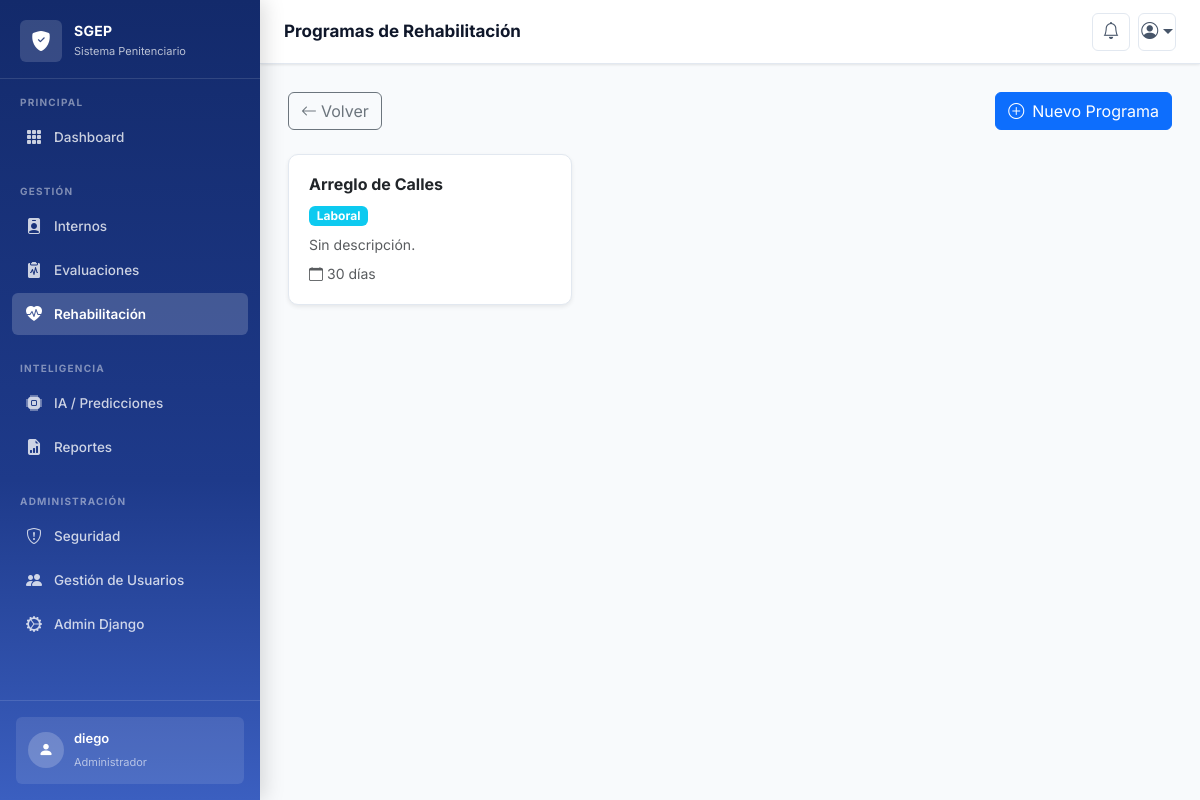
The page /rehabilitacion/programas/ (signed in) on the database its author committed.
### apps/auth_app/models.py (models this page shows, shortened)
class Usuario(AbstractUser):
    id = models.UUIDField(primary_key=True, default=uuid.uuid4, editable=False)
    cedula = models.CharField(max_length=20, unique=True, null=True, blank=True)
    rol = models.ForeignKey(Rol, on_delete=models.PROTECT, related_name='usuarios')
    activo = models.BooleanField(default=True)
    bloqueado = models.BooleanField(default=False)
    razon_bloqueo = models.TextField(blank=True)
    ultimo_login = models.DateTimeField(null=True, blank=True)
    ultimo_login_ip = models.GenericIPAddressField(null=True, blank=True)
    intentos_fallidos = models.IntegerField(default=0)
    fecha_desbloqueo = models.DateTimeField(null=True, blank=True)
    debe_cambiar_password = models.BooleanField(default=False)
    fecha_cambio_password = models.DateTimeField(auto_now=True)
    telefono = models.CharField(max_length=20, blank=True)
    especialidad = models.CharField(max_length=100, blank=True)  # Para psicólogos
    centro_penitenciario = models.CharField(max_length=200, blank=True)
    creado_por = models.CharField(max_length=100, default='sistema')
    USERNAME_FIELD = 'username'
    REQUIRED_FIELDS = ['email', 'rol_id']
    class Meta:
        db_table = 'usuarios'
        verbose_name = 'Usuario'
        verbose_name_plural = 'Usuarios'
        ordering = ['first_name', 'last_name']

class Rol(models.Model):
    ROLE_CHOICES = (
        ('administrador', 'Administrador'),
        ('psicologo', 'Psicólogo'),
        ('director', 'Director de Centro'),
        ('auditoria', 'Auditoría'),
    )
    id = models.UUIDField(primary_key=True, default=uuid.uuid4, editable=False)
    nombre = models.CharField(max_length=50, choices=ROLE_CHOICES, unique=True)
    descripcion = models.TextField(blank=True)
    activo = models.BooleanField(default=True)
    permisos = models.ManyToManyField(Permission, blank=True)
    creado_en = models.DateTimeField(auto_now_add=True)
    actualizado_en = models.DateTimeField(auto_now=True)
    creado_por = models.CharField(max_length=100, default='sistema')
    class Meta:
        db_table = 'roles'
        ordering = ['nombre']
        verbose_name = 'Rol'
        verbose_name_plural = 'Roles'
        permissions = (
            ('ver_usuarios', 'Puede ver usuarios'),
            ('crear_usuario', 'Puede crear usuarios'),
            ('editar_usuario', 'Puede editar usuarios'),
            ('eliminar_usuario', 'Puede eliminar usuarios'),
            ('ver_auditoria', 'Puede ver auditoría'),
        )

### apps/rehabilitacion_app/models.py (models this page shows, shortened)
class ProgramaRehabilitacion(models.Model):
    TIPO_CHOICES = [
        ('educativo', 'Educativo'),
        ('laboral', 'Laboral'),
        ('psicologico', 'Psicológico'),
        ('deportivo', 'Deportivo'),
        ('artistico', 'Artístico'),
    ]
    id = models.UUIDField(primary_key=True, default=uuid.uuid4, editable=False)
    nombre = models.CharField(max_length=200, verbose_name='Nombre del programa')
    tipo = models.CharField(max_length=20, choices=TIPO_CHOICES, verbose_name='Tipo')
    descripcion = models.TextField(blank=True, verbose_name='Descripción')
    duracion_dias = models.PositiveIntegerField(default=30, verbose_name='Duración (días)')
    activo = models.BooleanField(default=True, verbose_name='Activo')
    creado_en = models.DateTimeField(auto_now_add=True)
    actualizado_en = models.DateTimeField(auto_now=True)
    class Meta:
        db_table = 'programas_rehabilitacion'
        verbose_name = 'Programa de rehabilitación'
        verbose_name_plural = 'Programas de rehabilitación'
        ordering = ['nombre']

### apps/rehabilitacion_app/views.py (the view)
# urls.py: path('programas/', views.ProgramaListWebView.as_view(), name='programas'),
class ProgramaListWebView(LoginRequiredMixin, View):
    def get(self, request):
        programas = ProgramaRehabilitacion.objects.filter(activo=True).order_by('nombre')
        return render(request, 'rehabilitacion/programas.html', {
            'titulo': 'Programas Disponibles',
            'programas': programas,
        })

### templates/rehabilitacion/programas.html (shortened to what this page needs)
{% extends 'base.html' %}
{% block page_title %}Programas de Rehabilitación{% endblock %}
{% block content %}
<div class="d-flex justify-content-between align-items-center mb-4">
  <a href="{% url 'rehabilitacion:lista' %}" class="btn btn-outline-secondary"><i class="bi bi-arrow-left me-1"></i>Volver</a>
  <a href="{% url 'rehabilitacion:programa_crear' %}" class="btn btn-primary"><i class="bi bi-plus-circle me-2"></i>Nuevo Programa</a>
</div>
<div class="row g-3">
  {% for p in programas %}
  <div class="col-md-6 col-lg-4">
    <div class="card shadow-sm h-100">
      <div class="card-body">
        <h6 class="fw-bold">{{ p.nombre }}</h6>
        <span class="badge bg-info mb-2">{{ p.get_tipo_display }}</span>
        <p class="text-muted small mb-2">{{ p.descripcion|truncatechars:100|default:"Sin descripción." }}</p>
        <div class="text-muted small"><i class="bi bi-calendar me-1"></i>{{ p.duracion_dias }} días</div>
      </div>
    </div>
  </div>
  {% empty %}
  <div class="col-12 text-center py-5 text-muted">
    <i class="bi bi-list-ul fs-1 d-block mb-3 opacity-25"></i>
    <p>No hay programas registrados.</p>
  </div>
  {% endfor %}
</div>
{% endblock %}

### templates/base.html (shortened to what this page needs)
<!DOCTYPE html>
<html lang="es" data-bs-theme="light">
<head>
    <link href="https://cdn.jsdelivr.net/npm/bootstrap@5.3.2/dist/css/bootstrap.min.css" rel="stylesheet">
    <link href="https://cdn.jsdelivr.net/npm/bootstrap-icons@1.11.3/font/bootstrap-icons.min.css" rel="stylesheet">
</head>
<body>
<aside class="sidebar" id="sidebar">
    <a href="{% url 'home' %}" class="sidebar-brand">
        <div class="sidebar-brand-icon">
            <i class="bi bi-shield-fill-check"></i>
        </div>
        <div class="sidebar-brand-text">
            <span>SGEP</span>
            <small>Sistema Penitenciario</small>
        </div>
    </a>
    <div class="sidebar-section">
        <div class="sidebar-section-title">Principal</div>
        <nav>
            <div class="nav-item-side">
                <a href="{% url 'dashboard:index' %}"
                   class="nav-link-side {% if request.resolver_match.namespace == 'dashboard' %}active{% endif %}">
                    <i class="bi bi-grid-3x3-gap-fill"></i> Dashboard
                </a>
            </div>
        </nav>
    </div>
    <div class="sidebar-section">
        <div class="sidebar-section-title">Gestión</div>
        <nav>
            <div class="nav-item-side">
                <a href="{% url 'internos:lista' %}"
                   class="nav-link-side {% if request.resolver_match.namespace == 'internos' %}active{% endif %}">
                    <i class="bi bi-person-badge-fill"></i> Internos
                </a>
            </div>
            <div class="nav-item-side">
                <a href="{% url 'evaluaciones:lista' %}"
                   class="nav-link-side {% if request.resolver_match.namespace == 'evaluaciones' %}active{% endif %}">
                    <i class="bi bi-clipboard2-pulse-fill"></i> Evaluaciones
                </a>
            </div>
            <div class="nav-item-side">
                <a href="{% url 'rehabilitacion:lista' %}"
                   class="nav-link-side {% if request.resolver_match.namespace == 'rehabilitacion' %}active{% endif %}">
                    <i class="bi bi-heart-pulse-fill"></i> Rehabilitación
                </a>
            </div>
        </nav>
    </div>
    <div class="sidebar-section">
        <div class="sidebar-section-title">Inteligencia</div>
        <nav>
            <div class="nav-item-side">
                <a href="{% url 'ia:lista' %}"
                   class="nav-link-side {% if request.resolver_match.namespace == 'ia' %}active{% endif %}">
                    <i class="bi bi-cpu-fill"></i> IA / Predicciones
                </a>
            </div>
            <div class="nav-item-side">
                <a href="{% url 'reportes:lista' %}"
                   class="nav-link-side {% if request.resolver_match.namespace == 'reportes' %}active{% endif %}">
                    <i class="bi bi-file-earmark-bar-graph-fill"></i> Reportes
                </a>
            </div>
        </nav>
    </div>
    <div class="sidebar-section">
        <div class="sidebar-section-title">Administración</div>
        <nav>
            <div class="nav-item-side">
                <a href="{% url 'seguridad:log-list' %}"
                   class="nav-link-side {% if request.resolver_match.namespace == 'seguridad' %}active{% endif %}">
                    <i class="bi bi-shield-exclamation"></i> Seguridad
                </a>
            </div>
            {% if user.is_superuser %}
            <div class="nav-item-side">
                <a href="{% url 'auth:usuarios_lista' %}"
                   class="nav-link-side {% if request.resolver_match.url_name and 'usuario' in request.resolver_match.url_name %}active{% endif %}">
                    <i class="bi bi-people-fill"></i> Gestión de Usuarios
                </a>
            </div>
            {% endif %}
            <div class="nav-item-side">
                <a href="{% url 'admin:index' %}" class="nav-link-side" target="_blank">
                    <i class="bi bi-gear-wide-connected"></i> Admin Django
                </a>
            </div>
        </nav>
    </div>
    <div class="sidebar-user">
        {% if user.is_authenticated %}
        <div class="sidebar-user-card">
            <div class="sidebar-user-avatar">
                <i class="bi bi-person-fill"></i>
            </div>
            <div class="sidebar-user-info">
                <span>{{ user.get_full_name|default:user.username }}</span>
                <small>
                    {% if user.rol %}{{ user.rol.get_nombre_display }}{% else %}Usuario{% endif %}
                </small>
            </div>
        </div>
        {% endif %}
    </div>
</aside>
<header class="topbar">
    <div class="topbar-title">
        {% block page_title %}Panel de Control{% endblock %}
    </div>
    <div class="topbar-actions">
        <button class="topbar-btn" title="Notificaciones" aria-label="Notificaciones">
            <i class="bi bi-bell"></i>
        </button>
        {% if user.is_authenticated %}
        <div class="dropdown">
            <button class="topbar-btn dropdown-toggle" data-bs-toggle="dropdown" aria-expanded="false" aria-label="Menú de usuario">
                <i class="bi bi-person-circle"></i>
            </button>
        </div>
        {% endif %}
    </div>
</header>
<main class="main-content">
    <div class="page-body">
        {% block content %}{% endblock %}
    </div>
</main>
</body>
</html>

### templates/base.html (style rules this page uses)
:root { --primary: #1e3a8a; --primary-light: #3b5fc0; --primary-dark: #132a6b; --secondary: #0f766e; --accent: #0ea5e9; --success: #16a34a; --warning: #d97706; --danger: #dc2626; --info: #0284c7; --surface: #f8fafc; --surface-card: #ffffff; --text-primary: #0f172a; --text-secondary: #475569; --text-muted: #94a3b8; --border: #e2e8f0; --sidebar-w: 260px; --navbar-h: 64px; --shadow-sm: 0 1px 3px rgba(0,0,0,0.06), 0 1px 2px rgba(0,0,0,0.04); --shadow-md: 0 4px 12px rgba(0,0,0,0.08), 0 2px 4px rgba(0,0,0,0.05); --shadow-lg: 0 10px 30px rgba(0,0,0,0.12), 0 4px 8px rgba(0,0,0,0.06); --radius: 10px; --radius-sm: 6px; --transition: all 0.2s ease; }
* { font-family: 'Inter', sans-serif; box-sizing: border-box; }
body { background: var(--surface); color: var(--text-primary); min-height: 100vh; }
.sidebar { position: fixed; top: 0; left: 0; width: var(--sidebar-w); height: 100vh; background: linear-gradient(180deg, var(--primary-dark) 0%, var(--primary) 60%, var(--primary-light) 100%); z-index: 1040; display: flex; flex-direction: column; transition: transform 0.3s ease; overflow-y: auto; box-shadow: 4px 0 20px rgba(0,0,0,0.15); }
.sidebar-brand { padding: 20px 20px 16px; border-bottom: 1px solid rgba(255,255,255,0.12); display: flex; align-items: center; gap: 12px; text-decoration: none; color: white; }
.sidebar-brand-icon { width: 42px; height: 42px; background: rgba(255,255,255,0.15); border-radius: var(--radius-sm); display: flex; align-items: center; justify-content: center; font-size: 20px; flex-shrink: 0; }
.sidebar-brand-text { line-height: 1.2; }
.sidebar-brand-text span { display: block; font-size: 14px; font-weight: 700; letter-spacing: 0.3px; }
.sidebar-brand-text small { font-size: 11px; opacity: 0.7; font-weight: 400; }
.sidebar-section { padding: 16px 12px 8px; }
.sidebar-section-title { font-size: 10px; font-weight: 700; letter-spacing: 1.2px; text-transform: uppercase; color: rgba(255,255,255,0.45); padding: 0 8px; margin-bottom: 6px; }
.nav-item-side { margin-bottom: 2px; }
.nav-link-side { display: flex; align-items: center; gap: 10px; padding: 9px 12px; border-radius: var(--radius-sm); color: rgba(255,255,255,0.78); text-decoration: none; font-size: 13.5px; font-weight: 500; transition: var(--transition); }
.nav-link-side.active { background: rgba(255,255,255,0.18); color: white; font-weight: 600; }
.nav-link-side i { font-size: 16px; width: 20px; text-align: center; flex-shrink: 0; }
.sidebar-user { margin-top: auto; padding: 16px; border-top: 1px solid rgba(255,255,255,0.12); }
.sidebar-user-card { background: rgba(255,255,255,0.1); border-radius: var(--radius-sm); padding: 12px; display: flex; align-items: center; gap: 10px; }
.sidebar-user-avatar { width: 36px; height: 36px; background: rgba(255,255,255,0.2); border-radius: 50%; display: flex; align-items: center; justify-content: center; font-size: 15px; color: white; flex-shrink: 0; }
.sidebar-user-info { flex: 1; min-width: 0; }
.sidebar-user-info span { display: block; font-size: 13px; font-weight: 600; color: white; white-space: nowrap; overflow: hidden; text-overflow: ellipsis; }
.sidebar-user-info small { font-size: 11px; color: rgba(255,255,255,0.6); }
.topbar { position: fixed; top: 0; left: var(--sidebar-w); right: 0; height: var(--navbar-h); background: var(--surface-card); border-bottom: 1px solid var(--border); z-index: 1030; display: flex; align-items: center; padding: 0 24px; box-shadow: var(--shadow-sm); }
.topbar-title { font-size: 17px; font-weight: 700; color: var(--text-primary); flex: 1; }
.topbar-actions { display: flex; align-items: center; gap: 8px; }
.topbar-btn { width: 38px; height: 38px; border-radius: var(--radius-sm); border: 1px solid var(--border); background: transparent; color: var(--text-secondary); display: flex; align-items: center; justify-content: center; cursor: pointer; transition: var(--transition); font-size: 17px; }
.main-content { margin-left: var(--sidebar-w); padding-top: var(--navbar-h); min-height: 100vh; }
.page-body { padding: 28px 28px 40px; }
.card { border: 1px solid var(--border); border-radius: var(--radius); box-shadow: var(--shadow-sm); background: var(--surface-card); transition: box-shadow 0.2s; }
.card-body { padding: 20px; }

### rows shown on the page
Usuario: get_full_name "diego", rol.nombre "Administrador"
ProgramaRehabilitacion: nombre "Arreglo de Calles", tipo "Laboral", descripcion "Sin descripción.", duracion_dias "30"
